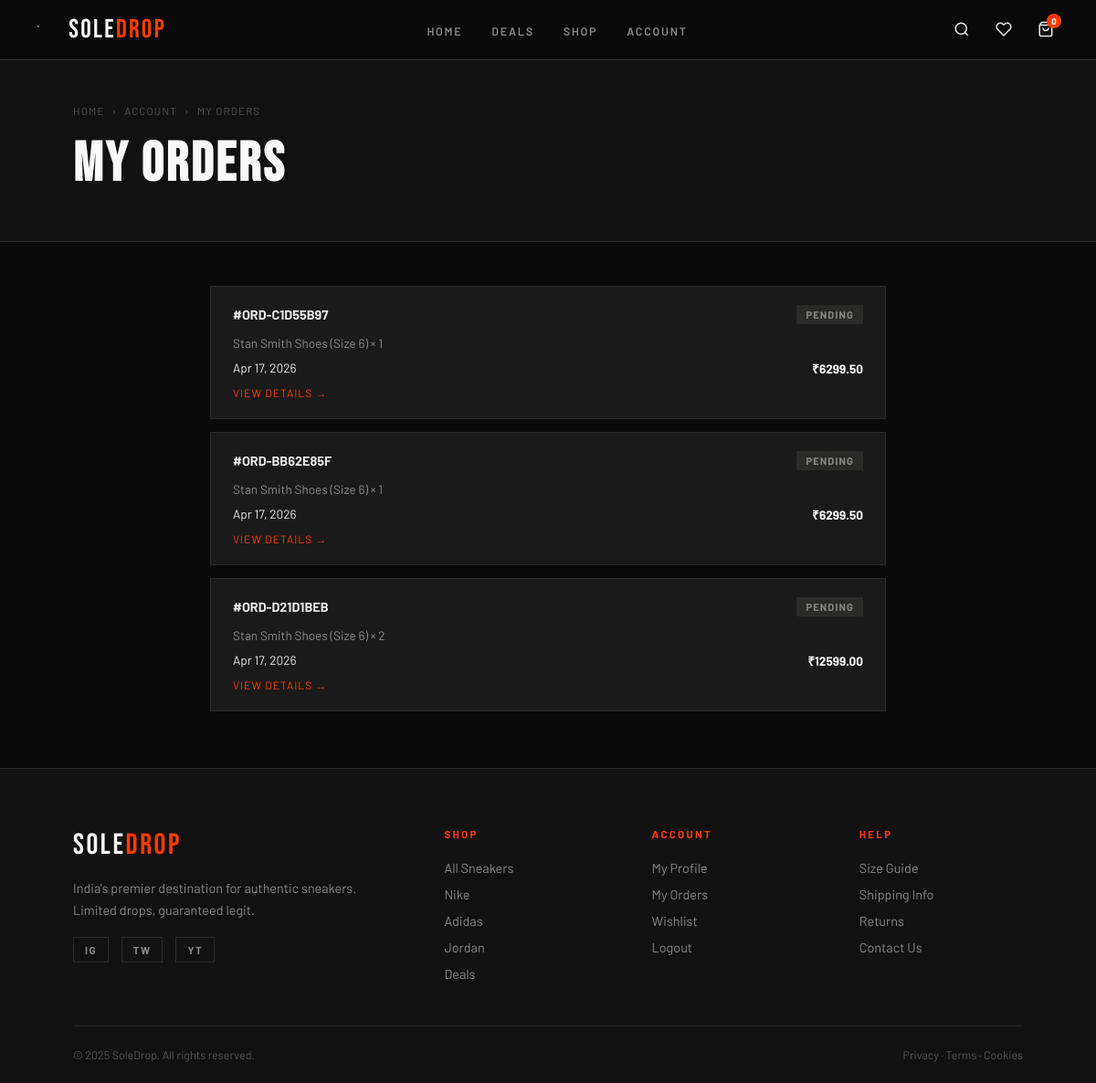
/orders/ (signed in), run on an earlier commit of the app's database.
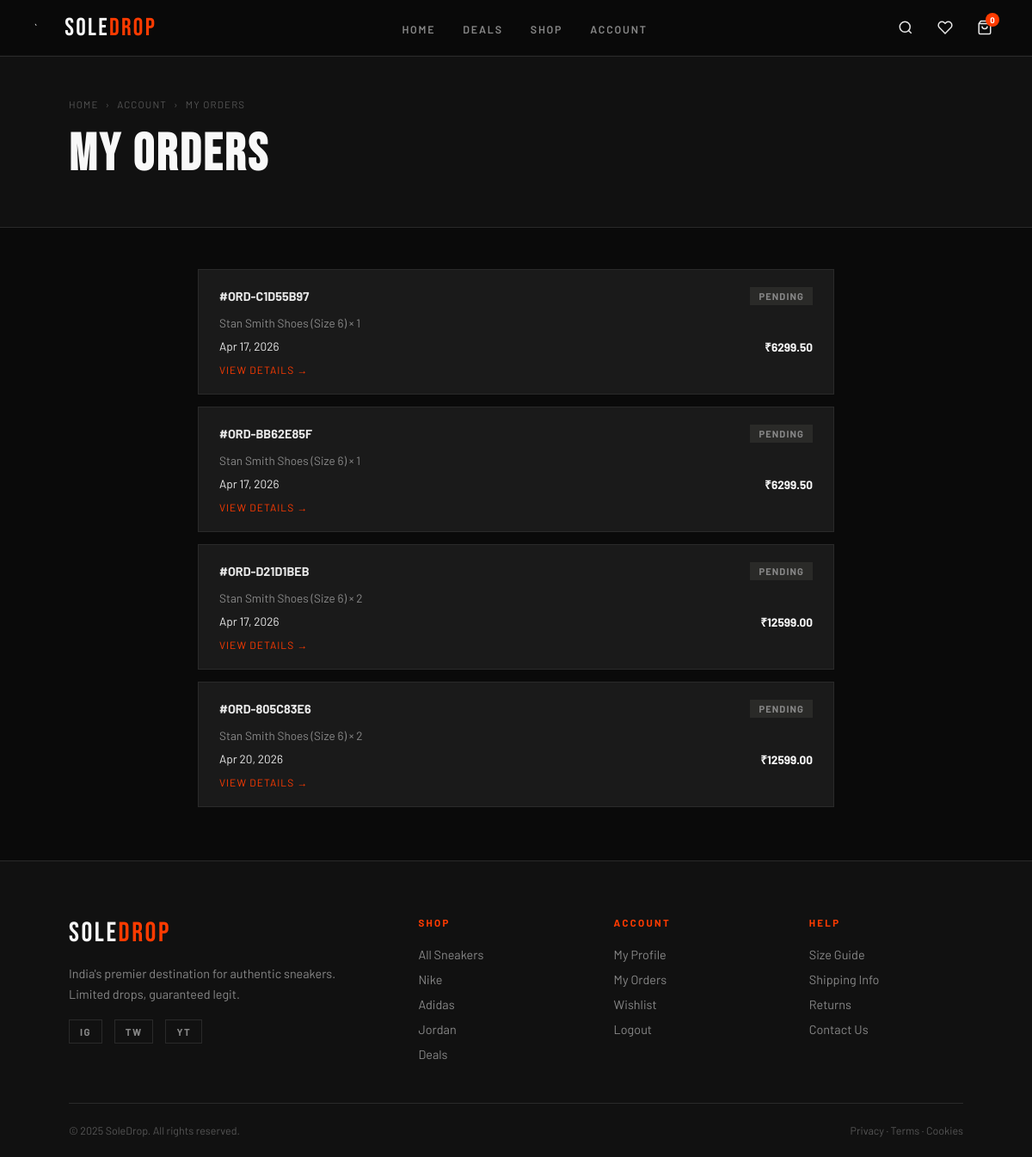
And on a later commit of the database.
### orders/models.py (models this page shows, shortened)
class Order(models.Model):
    class Status(models.TextChoices):
        PENDING = 'pending','Pending'
        SHIPPED = 'shipped','Shipped'
        CANCELLED = 'cancelled','Cancelled'
        CONFIRMED = 'confirmed','Confirmed'
        DELIVERED = 'delivered','Delivered'
    class PaymentMethod(models.TextChoices):
        COD = 'COD','Cash on Delivery'
        ONLINE = 'ONLINE','Online Payment'
    id = models.UUIDField(primary_key=True,default=uuid.uuid4,editable=False)
    order_number = models.CharField(max_length=12,unique=True,editable=False,null=True)
    user = models.ForeignKey(settings.AUTH_USER_MODEL, on_delete=models.CASCADE)
    status = models.CharField(choices=Status.choices,default='pending',max_length=10)
    payment_method = models.CharField(max_length=10,choices=PaymentMethod.choices)
    total_amount = models.DecimalField(max_digits=10, decimal_places=2, default=0)
    name = models.CharField(max_length=80)
    email = models.EmailField()
    phone = models.CharField(max_length=12)
    address_line1 = models.TextField()
    address_line2 = models.TextField(blank=True)
    city = models.CharField(max_length=30)
    state = models.CharField(max_length=20)
    pincode = models.CharField(max_length=10)
    country = models.CharField(max_length=26)
    coupon_code = models.ForeignKey(Coupon,null=True,blank=True,on_delete=models.SET_NULL)
    created_at = models.DateTimeField(auto_now_add=True,db_index=True)

class OrderItem(models.Model):
    order = models.ForeignKey(Order, on_delete=models.CASCADE,related_name='items',null=True)
    variant = models.ForeignKey(Variant, on_delete=models.SET_NULL,related_name='order_items',null=True)
    quantity = models.PositiveIntegerField()
    price_at_purchase = models.DecimalField(decimal_places=2,max_digits=10)

### products/models.py (models this page shows, shortened)
class Variant(models.Model):
    product = models.ForeignKey(Product,on_delete=models.CASCADE,related_name='available_variants')
    size = models.ForeignKey(ProductSize,on_delete=models.CASCADE,related_name='variant')
    stock = models.PositiveIntegerField(default=0)
    class Meta:
        unique_together = ('product', 'size')
        ordering = ['product', 'size']

class Product(models.Model):
    def generate_slug(self):
        return f'{self.category.name.lower()}-{self.name.lower()}'.replace(' ', '-')
    BADGE_CHOICES = [
    ('',     'None'),
    ('new',  'New'),
    ('sale', 'Sale'),
    ('hot',  'Hot'),
]
    name = models.CharField(max_length=255)
    slug = AutoSlugField(populate_from=generate_slug, unique=True)
    description = models.TextField()
    category = models.ForeignKey(Category, on_delete=models.SET_NULL, related_name='products', null=True)
    image = models.ImageField(upload_to='product_images/', blank=True, null=True)
    stock = models.PositiveIntegerField(default=0)
    old_price = models.DecimalField(max_digits=10, decimal_places=2)
    new_price = models.DecimalField(max_digits=10, decimal_places=2)
    badge = models.CharField(max_length=20, choices=BADGE_CHOICES, default='',blank=True)
    created_at = models.DateTimeField(auto_now_add=True)
    updated_at = models.DateTimeField(auto_now=True)
    is_active = models.BooleanField(default=True)
    is_featured = models.BooleanField(default=False)
    class Meta:
        ordering = ['-created_at']

class ProductSize(models.Model):
    class Sizes(models.TextChoices):
        six = '6', '6'
        six_half = '6.5', '6.5'
        seven = '7', '7'
        seven_half = '7.5', '7.5'
        eight = '8', '8'
        eight_half = '8.5', '8.5'
        nine = '9', '9'
    product = models.ForeignKey(Product, on_delete=models.SET_NULL, related_name='available_sizes',null=True)
    value = models.CharField(max_length=20, choices=Sizes.choices)
    class Meta:
        ordering = ['value']
        unique_together = ('product', 'value')

### orders/views.py (the view)
# urls.py: path('', views.order_list, name='order_list'),
def order_list(request):
    orders=Order.objects.filter(user=request.user)
    return render(request,'order_list.html',{'orders':orders})

### context_processors.py (called while the page is built)
def cart_data(request):
    cart = Cart.objects.filter(user=request.user.id).first() if request.user.is_authenticated else None
    if cart:
        cart_count = cart.items.count()
        cart_items = cart.items.all()
        cart_total = cart.total_price
    else:
        cart_count = 0
        cart_items = []
        cart_total = 0
    return {
        'cart_count': cart_count,
        'cart_items':cart_items,
        'cart_total': cart_total,
    }

### templates/order_list.html (shortened to what this page needs)
{% extends "base.html" %}
{% load static %}
{% block content %}
<div class="page-hero">
  <div class="breadcrumb"><a href="{% url 'products:home' %}">Home</a><span>›</span><a href="{% url 'accounts:profile' %}">Account</a><span>›</span><span>My Orders</span></div>
  <h1 class="page-hero-title">My Orders</h1>
</div>
<div style="max-width:900px;margin:0 auto;padding:48px 80px">
  {% for order in orders %}
    <div class="order-card">
      <div class="order-head">
        <span class="order-id">#{{ order.order_number }}</span>
        <span class="order-status status-{{ order.status }}">{{ order.get_status_display }}</span>
      </div>
      <p class="order-items">
        {% for item in order.items.all %}
          {{ item.variant.product.name }} (Size {{ item.variant.size.value }}) × {{ item.quantity }}{% if not forloop.last %}, {% endif %}
        {% endfor %}
      </p>
      <div class="order-footer">
        <span>{{ order.created_at|date:"M j, Y" }}</span>
        <span class="order-total">₹{{ order.total_amount }}</span>
      </div>
      <a href="{% url 'orders:order_detail' order.id %}" style="font-size:.75rem;color:var(--accent);display:inline-block;margin-top:10px;letter-spacing:.08em;text-transform:uppercase">View Details →</a>
    </div>
  {% endfor %}
</div>
{% endblock %}

What changed in the data, as far as the page shows it:
added Order: order_number "ORD-805C83E6", status "PENDING", created_at "Apr 20, 2026", total_amount "12599.00"
added OrderItem: variant.product.name "Stan Smith Shoes", variant.size.value "6", quantity "2", shown under "ORD-805C83E6"
